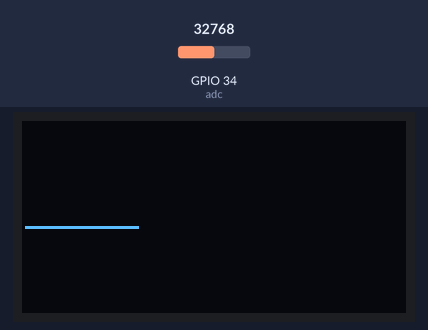
Simulated run of this program. Board: ESP32 board running MicroPython. On the bench: 128×64 one-colour display. The test bench sets the inputs (shaded band); at power-on: GPIO 34 (adc) = 32768 (analog values on the 0–65535 scale). The OLED is the two-colour kind (top 16 rows yellow); what the program prints to the serial console is not drawn.

Above: at 1.2 s.
1.3 s: GPIO 34 (adc) set to 45874
At 1.71 s:
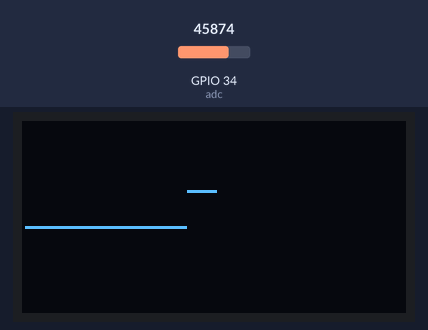
3.0 s: GPIO 34 (adc) set to 57670
At 3.27 s:
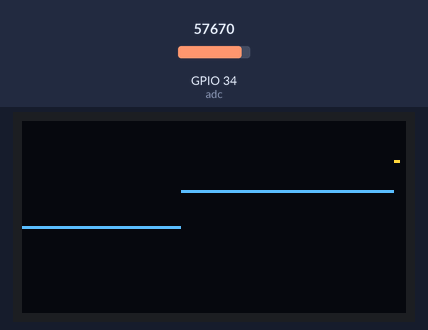
4.6 s: GPIO 34 (adc) set to 65535
At 4.85 s:
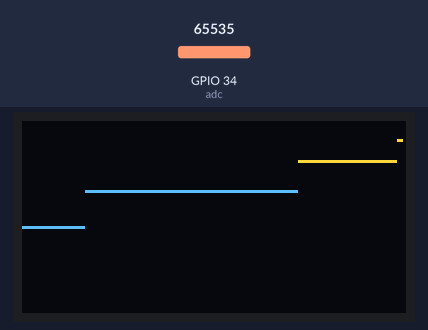
Timing chart, 0 to 7.6 s (numbered marks = the images above; inputs shaded):
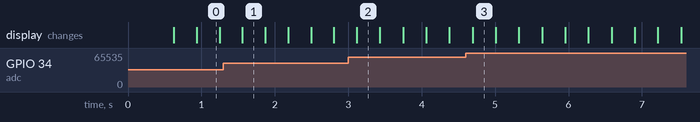

The program:

Proyecto_final_1.py
```python
from machine import Pin, SoftI2C, ADC, Timer
import utime
import ssd1306
import framebuf


class proyecto:
    def __init__(self):
        self.adc = ADC(Pin(34), atten=ADC.ATTN_6DB)
        i2c = SoftI2C(scl = Pin(32), sda = Pin(33))
        self.driver = ssd1306.SSD1306_I2C(128, 64, i2c)

        self.xlim = range(127)
        self.ylim = 64
        self.scroll = False
        self.tiempo = 1
        self.val_uv = 0
        self.cordy = 0
        self.next = False
        #self.cordy = 63
    def display(self):
        while 1:
#             val_uv = self.adc.read_uv()
#             val_16 = self.adc.read_u16()
#             self.cordy = 63 - val_uv // 31_250
#             print(self.cordy)
#             self.start_ticks = utime.ticks_us()
#
# #             timer = Timer(0)
#             periodo = utime.ticks_diff(utime.ticks_us(), self.start_ticks)
# #             timer.init(mode = Timer.PERIODIC, period = 1, callback = self.scrolling)
#
#             val_uv = self.adc.read_uv()
#             val_16 = self.adc.read_u16()
#             self.cordy = 63 - val_uv // 30_600
#             print(val_uv)
            #timer3 = Timer(3)
            #timer3.init(mode = Timer.PERIODIC, period = 1, callback = self.next_pixel)

            if self.tiempo in self.xlim:
                val_uv = self.adc.read_uv()
                val_16 = self.adc.read_u16()
                self.cordy = 63 - val_uv // 30_600
                print(val_uv)
                self.driver.pixel(self.tiempo, self.cordy, 1)
                self.driver.show()
                self.tiempo += 1

            else:

                self.scroll = True
                if self.scroll:
                    self.driver.scroll(-1, 0)
                    self.driver.show()
                    self.tiempo -= 1
                    self.scroll = False


    def scrolling(self):
        #timer3 = Timer(3)
        #timer3.init(mode = Timer.PERIODIC, period = 1, callback = self.next_pixel)
        if self.scroll:
            self.driver.scroll(-1, 0)
            self.driver.show()
            self.tiempo -= 1
            self.scroll = False

            #self.next = True


#     def maquina(self):
#         timer2 = Timer(1)
#         timer2.init(mode = Timer.PERIODIC, period = 1, callback = self.display)
#


def main():
    oled = proyecto()
    oled.display()

if __name__ == '__main__':
    main()  
```
